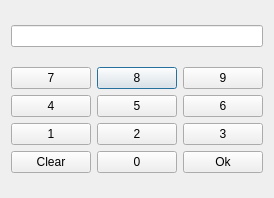
<?xml version="1.0" encoding="UTF-8"?>
<ui version="4.0">
 <class>LoginUi</class>
 <widget class="QDialog" name="LoginUi">
  <property name="geometry">
   <rect>
    <x>0</x>
    <y>0</y>
    <width>272</width>
    <height>198</height>
   </rect>
  </property>
  <property name="maximumSize">
   <size>
    <width>16777215</width>
    <height>16777215</height>
   </size>
  </property>
  <property name="windowTitle">
   <string>Dialog</string>
  </property>
  <layout class="QVBoxLayout" name="verticalLayout">
   <item>
    <widget class="QLineEdit" name="lineEdit">
     <property name="maxLength">
      <number>4</number>
     </property>
     <property name="echoMode">
      <enum>QLineEdit::Normal</enum>
     </property>
     <property name="readOnly">
      <bool>true</bool>
     </property>
    </widget>
   </item>
   <item>
    <layout class="QGridLayout" name="gridLayout">
     <item row="1" column="1">
      <widget class="QPushButton" name="pushButton_8">
       <property name="text">
        <string>8</string>
       </property>
      </widget>
     </item>
     <item row="4" column="1">
      <widget class="QPushButton" name="pushButton_0">
       <property name="text">
        <string>0</string>
       </property>
      </widget>
     </item>
     <item row="3" column="1">
      <widget class="QPushButton" name="pushButton_2">
       <property name="text">
        <string>2</string>
       </property>
      </widget>
     </item>
     <item row="1" column="2">
      <widget class="QPushButton" name="pushButton_9">
       <property name="text">
        <string>9</string>
       </property>
      </widget>
     </item>
     <item row="2" column="1">
      <widget class="QPushButton" name="pushButton_5">
       <property name="text">
        <string>5</string>
       </property>
      </widget>
     </item>
     <item row="3" column="0">
      <widget class="QPushButton" name="pushButton_1">
       <property name="text">
        <string>1</string>
       </property>
      </widget>
     </item>
     <item row="4" column="0">
      <widget class="QPushButton" name="pushButton_Clear">
       <property name="text">
        <string>Clear</string>
       </property>
      </widget>
     </item>
     <item row="1" column="0">
      <widget class="QPushButton" name="pushButton_7">
       <property name="text">
        <string>7</string>
       </property>
      </widget>
     </item>
     <item row="2" column="2">
      <widget class="QPushButton" name="pushButton_6">
       <property name="text">
        <string>6</string>
       </property>
      </widget>
     </item>
     <item row="2" column="0">
      <widget class="QPushButton" name="pushButton_4">
       <property name="text">
        <string>4</string>
       </property>
      </widget>
     </item>
     <item row="3" column="2">
      <widget class="QPushButton" name="pushButton_3">
       <property name="text">
        <string>3</string>
       </property>
      </widget>
     </item>
     <item row="4" column="2">
      <widget class="QPushButton" name="pushButton_Ok">
       <property name="text">
        <string>Ok</string>
       </property>
      </widget>
     </item>
    </layout>
   </item>
  </layout>
 </widget>
 <resources/>
 <connections/>
</ui>
